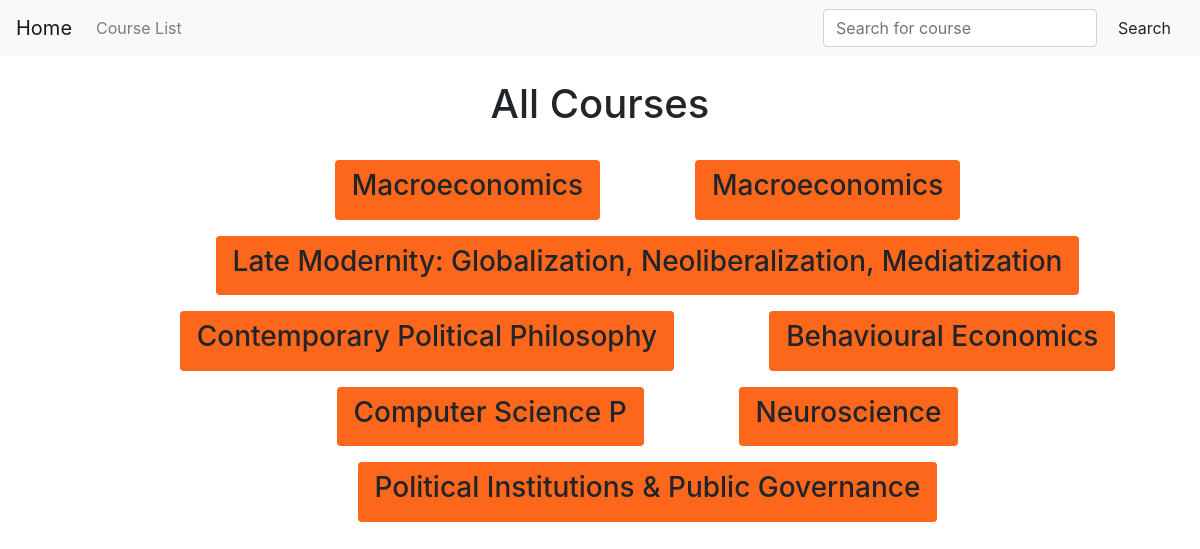
/studytool_app/course_index, run on the app's committed database.
### studytool_app/models.py (models this page shows, shortened)
class Course(models.Model):
    name = models.CharField(max_length = 200)
    code = models.CharField(max_length = 200)
    coordinator = models.CharField(max_length = 200, blank = True)
    euc_coordinator = models.CharField(max_length = 200)
    euc_coordinator_email = models.EmailField(max_length = 100,  blank = True)
    prereqs = models.CharField(max_length = 3000, blank = True)
    level = models.IntegerField()
    quad = models.IntegerField()
    blurb = models.CharField(max_length = 3000, blank = True)
    note = models.CharField(max_length = 3000, blank = True)

### studytool_app/views.py (the view)
# urls.py: path("course_index", views.course_index, name = "course_index"),
def course_index(request):
    courses = Course.objects.order_by("code")
    context = {"courses": courses}
    return render(request, "studytool_app/course_index.html", context)

### studytool_app/templates/studytool_app/course_index.html (shortened to what this page needs)
{% extends "studytool_app/parent.html" %}
{% block body %}
<h1><center> All Courses </center></h1>
<br>
<div class = "container">
  <div class="row justify-content-center">
    {% for course in courses %}
      <a href="{% url 'studytool_app:course' course.name %}" class="btn btn-lg active rounded offset-1 mb-3" style = "background-color: #fc671b; opacity: 1.0" role="button" aria-pressed="true"><h3>{{course.name}}</h3></a>
    {% endfor %}
  </div>
</div>
{% endblock %}

### studytool_app/templates/studytool_app/parent.html (shortened to what this page needs)
<!DOCTYPE html>
<html lang = "en">
{% load static %}
<head>
  <link rel="stylesheet" href="https://stackpath.bootstrapcdn.com/bootstrap/4.3.1/css/bootstrap.min.css">
</head>
<nav class="navbar sticky-top navbar-expand-lg navbar-light bg-light">
  <a class="navbar-brand" href="{% url 'studytool_app:home' %}"> Home </a>
  <div class="collapse navbar-collapse" id="navbarSupportedContent">
    <ul class="navbar-nav mr-auto">
      <li class="nav-item">
        <a class="nav-link" href="{% url 'studytool_app:course_index' %}"> Course List <span class="sr-only">(current)</span></a>
    </ul>
    <form class="form-inline my-2 my-lg-0" action={% url 'studytool_app:search' %} method="GET">
      <input class="form-control mr-sm-2" type="search" placeholder="Search for course" aria-label="Search" name="q">
      <button class="btn btn-outline my-2 my-sm-0" type="submit">Search</button>
    </form>
  </div>
</nav>
<body style = "margin: auto">
  <br>
  {% block body %}
  {% endblock %}
</body>
</html>

### data on the page
Course: name "Macroeconomics"
Course: name "Macroeconomics"
Course: name "Late Modernity: Globalization, Neoliberalization, Mediatization"
Course: name "Contemporary Political Philosophy"
Course: name "Behavioural Economics"
Course: name "Computer Science P"
Course: name "Neuroscience"
Course: name "Political Institutions & Public Governance"
